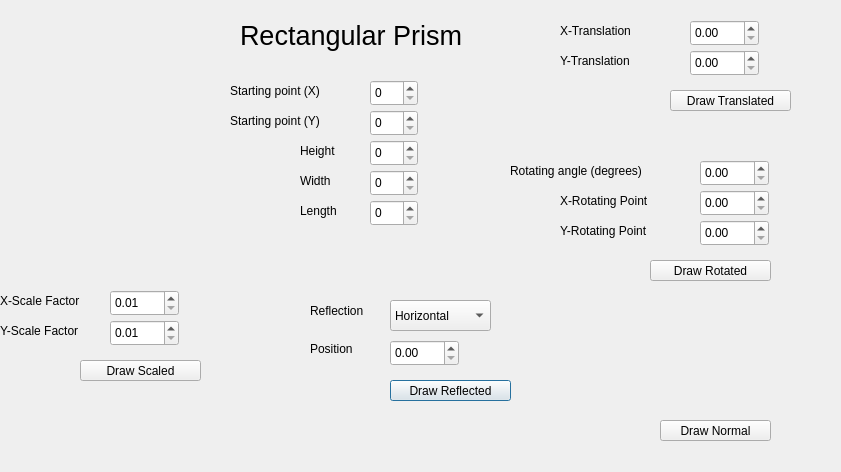
<?xml version="1.0" encoding="UTF-8"?>
<ui version="4.0">
 <class>RectangularPrism</class>
 <widget class="QDialog" name="RectangularPrism">
  <property name="geometry">
   <rect>
    <x>0</x>
    <y>0</y>
    <width>841</width>
    <height>472</height>
   </rect>
  </property>
  <property name="windowTitle">
   <string>Dialog</string>
  </property>
  <widget class="QPushButton" name="drawReflected">
   <property name="geometry">
    <rect>
     <x>390</x>
     <y>380</y>
     <width>121</width>
     <height>21</height>
    </rect>
   </property>
   <property name="text">
    <string>Draw Reflected</string>
   </property>
  </widget>
  <widget class="QDoubleSpinBox" name="X_Translation">
   <property name="geometry">
    <rect>
     <x>690</x>
     <y>20</y>
     <width>69</width>
     <height>26</height>
    </rect>
   </property>
   <property name="maximum">
    <double>500.000000000000000</double>
   </property>
  </widget>
  <widget class="QDoubleSpinBox" name="X_Scale_Factor">
   <property name="geometry">
    <rect>
     <x>110</x>
     <y>290</y>
     <width>69</width>
     <height>26</height>
    </rect>
   </property>
   <property name="minimum">
    <double>0.010000000000000</double>
   </property>
   <property name="maximum">
    <double>360.000000000000000</double>
   </property>
  </widget>
  <widget class="QPushButton" name="drawRotated">
   <property name="geometry">
    <rect>
     <x>650</x>
     <y>260</y>
     <width>121</width>
     <height>21</height>
    </rect>
   </property>
   <property name="text">
    <string>Draw Rotated</string>
   </property>
  </widget>
  <widget class="QPushButton" name="pushButton">
   <property name="geometry">
    <rect>
     <x>660</x>
     <y>420</y>
     <width>111</width>
     <height>21</height>
    </rect>
   </property>
   <property name="text">
    <string>Draw Normal</string>
   </property>
  </widget>
  <widget class="QLabel" name="label_10">
   <property name="geometry">
    <rect>
     <x>0</x>
     <y>320</y>
     <width>101</width>
     <height>21</height>
    </rect>
   </property>
   <property name="text">
    <string>Y-Scale Factor</string>
   </property>
  </widget>
  <widget class="QLabel" name="label_3">
   <property name="geometry">
    <rect>
     <x>560</x>
     <y>50</y>
     <width>101</width>
     <height>21</height>
    </rect>
   </property>
   <property name="text">
    <string>Y-Translation</string>
   </property>
  </widget>
  <widget class="QLabel" name="label_12">
   <property name="geometry">
    <rect>
     <x>0</x>
     <y>290</y>
     <width>101</width>
     <height>21</height>
    </rect>
   </property>
   <property name="text">
    <string>X-Scale Factor</string>
   </property>
  </widget>
  <widget class="QLabel" name="label_7">
   <property name="geometry">
    <rect>
     <x>230</x>
     <y>80</y>
     <width>121</width>
     <height>21</height>
    </rect>
   </property>
   <property name="text">
    <string>Starting point (X)</string>
   </property>
  </widget>
  <widget class="QPushButton" name="drawScaled">
   <property name="geometry">
    <rect>
     <x>80</x>
     <y>360</y>
     <width>121</width>
     <height>21</height>
    </rect>
   </property>
   <property name="text">
    <string>Draw Scaled</string>
   </property>
  </widget>
  <widget class="QPushButton" name="pushButton_2">
   <property name="geometry">
    <rect>
     <x>670</x>
     <y>90</y>
     <width>121</width>
     <height>21</height>
    </rect>
   </property>
   <property name="text">
    <string>Draw Translated</string>
   </property>
  </widget>
  <widget class="QDoubleSpinBox" name="Y_Translation">
   <property name="geometry">
    <rect>
     <x>690</x>
     <y>50</y>
     <width>69</width>
     <height>26</height>
    </rect>
   </property>
   <property name="maximum">
    <double>500.000000000000000</double>
   </property>
  </widget>
  <widget class="QLabel" name="label_5">
   <property name="geometry">
    <rect>
     <x>560</x>
     <y>190</y>
     <width>171</width>
     <height>21</height>
    </rect>
   </property>
   <property name="text">
    <string>X-Rotating Point</string>
   </property>
  </widget>
  <widget class="QLabel" name="label_11">
   <property name="geometry">
    <rect>
     <x>310</x>
     <y>300</y>
     <width>71</width>
     <height>21</height>
    </rect>
   </property>
   <property name="text">
    <string>Reflection</string>
   </property>
  </widget>
  <widget class="QLabel" name="label_2">
   <property name="geometry">
    <rect>
     <x>560</x>
     <y>20</y>
     <width>101</width>
     <height>21</height>
    </rect>
   </property>
   <property name="text">
    <string>X-Translation</string>
   </property>
  </widget>
  <widget class="QDoubleSpinBox" name="X_Rotating_Point">
   <property name="geometry">
    <rect>
     <x>700</x>
     <y>190</y>
     <width>69</width>
     <height>26</height>
    </rect>
   </property>
   <property name="maximum">
    <double>360.000000000000000</double>
   </property>
  </widget>
  <widget class="QSpinBox" name="X_StartingPoint">
   <property name="geometry">
    <rect>
     <x>370</x>
     <y>80</y>
     <width>48</width>
     <height>26</height>
    </rect>
   </property>
   <property name="maximum">
    <number>400</number>
   </property>
  </widget>
  <widget class="QDoubleSpinBox" name="Rotating_Angle">
   <property name="geometry">
    <rect>
     <x>700</x>
     <y>160</y>
     <width>69</width>
     <height>26</height>
    </rect>
   </property>
   <property name="maximum">
    <double>360.000000000000000</double>
   </property>
  </widget>
  <widget class="QDoubleSpinBox" name="Y_Scale_Factor">
   <property name="geometry">
    <rect>
     <x>110</x>
     <y>320</y>
     <width>69</width>
     <height>26</height>
    </rect>
   </property>
   <property name="minimum">
    <double>0.010000000000000</double>
   </property>
   <property name="maximum">
    <double>360.000000000000000</double>
   </property>
  </widget>
  <widget class="QLabel" name="label_8">
   <property name="geometry">
    <rect>
     <x>230</x>
     <y>110</y>
     <width>121</width>
     <height>21</height>
    </rect>
   </property>
   <property name="text">
    <string>Starting point (Y)</string>
   </property>
  </widget>
  <widget class="QLabel" name="label_4">
   <property name="geometry">
    <rect>
     <x>510</x>
     <y>160</y>
     <width>171</width>
     <height>21</height>
    </rect>
   </property>
   <property name="text">
    <string>Rotating angle (degrees)</string>
   </property>
  </widget>
  <widget class="QLabel" name="label_6">
   <property name="geometry">
    <rect>
     <x>560</x>
     <y>220</y>
     <width>171</width>
     <height>21</height>
    </rect>
   </property>
   <property name="text">
    <string>Y-Rotating Point</string>
   </property>
  </widget>
  <widget class="QLabel" name="label_9">
   <property name="geometry">
    <rect>
     <x>300</x>
     <y>200</y>
     <width>121</width>
     <height>21</height>
    </rect>
   </property>
   <property name="text">
    <string>Length</string>
   </property>
  </widget>
  <widget class="QComboBox" name="Reflection_Type">
   <property name="geometry">
    <rect>
     <x>390</x>
     <y>300</y>
     <width>101</width>
     <height>31</height>
    </rect>
   </property>
   <item>
    <property name="text">
     <string>Horizontal</string>
    </property>
   </item>
   <item>
    <property name="text">
     <string>Vertical</string>
    </property>
   </item>
  </widget>
  <widget class="QSpinBox" name="Length">
   <property name="geometry">
    <rect>
     <x>370</x>
     <y>200</y>
     <width>48</width>
     <height>26</height>
    </rect>
   </property>
   <property name="maximum">
    <number>400</number>
   </property>
  </widget>
  <widget class="QLabel" name="label">
   <property name="geometry">
    <rect>
     <x>240</x>
     <y>20</y>
     <width>221</width>
     <height>31</height>
    </rect>
   </property>
   <property name="font">
    <font>
     <pointsize>20</pointsize>
    </font>
   </property>
   <property name="text">
    <string>Rectangular Prism</string>
   </property>
  </widget>
  <widget class="QSpinBox" name="Y_StartingPoint">
   <property name="geometry">
    <rect>
     <x>370</x>
     <y>110</y>
     <width>48</width>
     <height>26</height>
    </rect>
   </property>
   <property name="maximum">
    <number>400</number>
   </property>
  </widget>
  <widget class="QDoubleSpinBox" name="Y_Rotating_Point">
   <property name="geometry">
    <rect>
     <x>700</x>
     <y>220</y>
     <width>69</width>
     <height>26</height>
    </rect>
   </property>
   <property name="maximum">
    <double>360.000000000000000</double>
   </property>
  </widget>
  <widget class="QLabel" name="label_13">
   <property name="geometry">
    <rect>
     <x>310</x>
     <y>340</y>
     <width>67</width>
     <height>17</height>
    </rect>
   </property>
   <property name="text">
    <string>Position</string>
   </property>
  </widget>
  <widget class="QDoubleSpinBox" name="Reflection">
   <property name="geometry">
    <rect>
     <x>390</x>
     <y>340</y>
     <width>69</width>
     <height>26</height>
    </rect>
   </property>
   <property name="maximum">
    <double>500.000000000000000</double>
   </property>
  </widget>
  <widget class="QLabel" name="label_14">
   <property name="geometry">
    <rect>
     <x>300</x>
     <y>140</y>
     <width>121</width>
     <height>21</height>
    </rect>
   </property>
   <property name="text">
    <string>Height</string>
   </property>
  </widget>
  <widget class="QLabel" name="label_15">
   <property name="geometry">
    <rect>
     <x>300</x>
     <y>170</y>
     <width>121</width>
     <height>21</height>
    </rect>
   </property>
   <property name="text">
    <string>Width</string>
   </property>
  </widget>
  <widget class="QSpinBox" name="Height">
   <property name="geometry">
    <rect>
     <x>370</x>
     <y>140</y>
     <width>48</width>
     <height>26</height>
    </rect>
   </property>
   <property name="maximum">
    <number>400</number>
   </property>
  </widget>
  <widget class="QSpinBox" name="Width">
   <property name="geometry">
    <rect>
     <x>370</x>
     <y>170</y>
     <width>48</width>
     <height>26</height>
    </rect>
   </property>
   <property name="maximum">
    <number>400</number>
   </property>
  </widget>
 </widget>
 <resources/>
 <connections/>
</ui>
